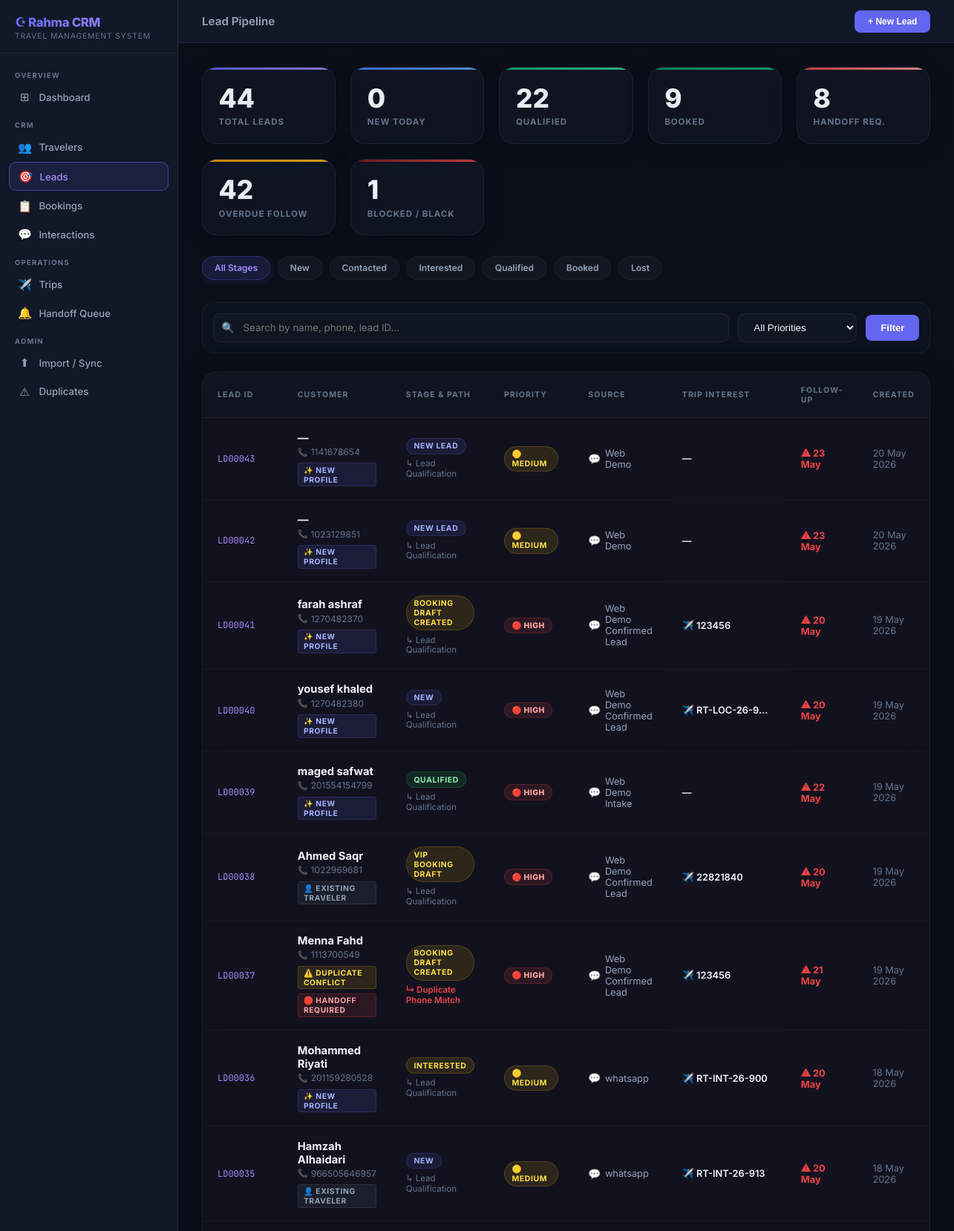
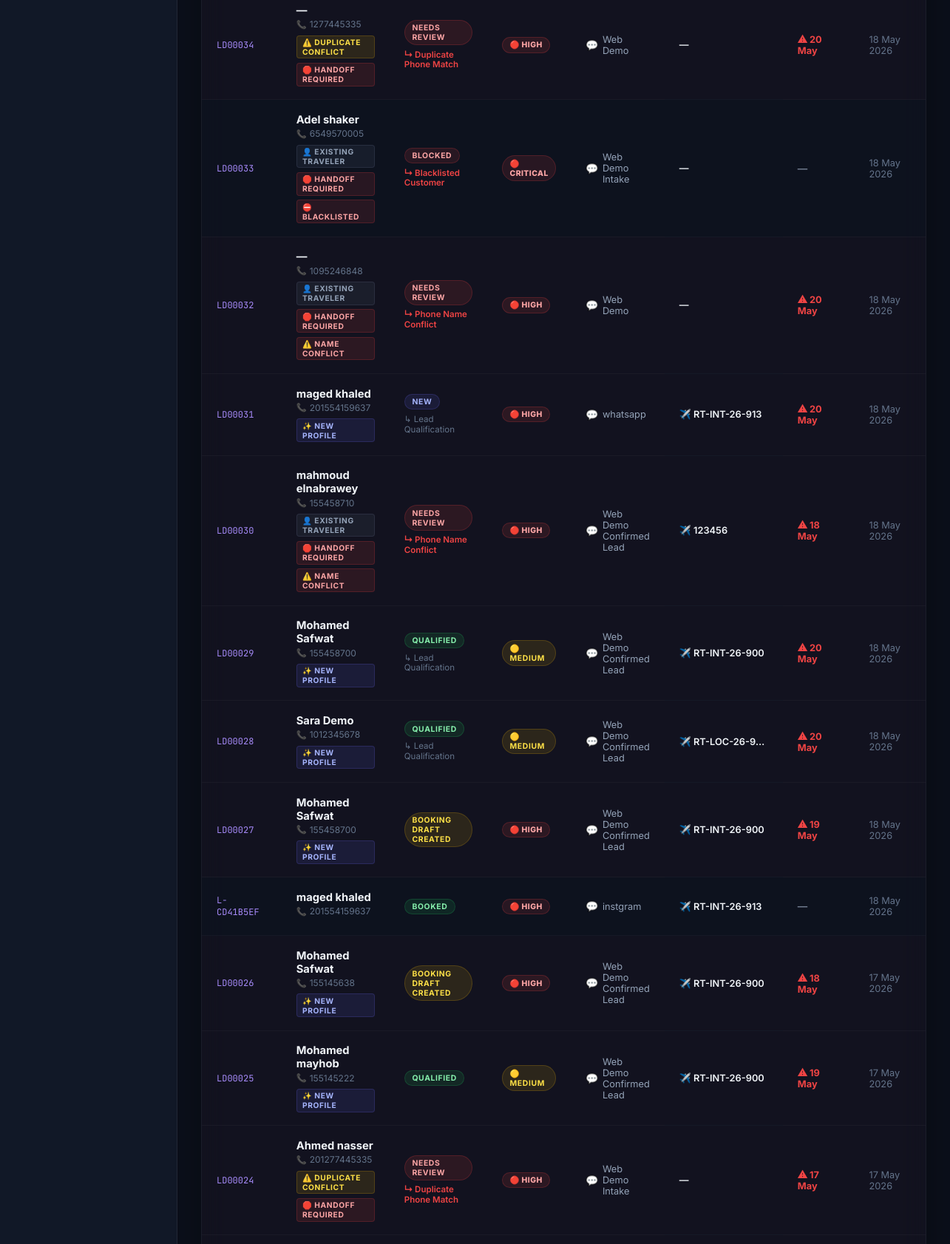
Screenshot of /leads/ (upper part) with the database file from the repository (2 pictures, top to bottom).
### app/models/lead.py (models this page shows, shortened)
class Lead(db.Model):
    __tablename__ = 'leads'
    lead_id = db.Column(db.String(50), primary_key=True)
    created_at = db.Column(db.DateTime, default=datetime.utcnow)
    updated_at = db.Column(db.DateTime, default=datetime.utcnow, onupdate=datetime.utcnow)
    customer_name = db.Column(db.String(200))
    raw_phone = db.Column(db.String(50))
    integrated_whatsapp = db.Column(db.String(50))
    phone_lookup_key = db.Column(db.String(50))
    traveler_id = db.Column(db.String(20), db.ForeignKey('travelers.traveler_id'))
    traveler_status = db.Column(db.String(50))
    customer_tier = db.Column(db.String(50))
    match_status = db.Column(db.String(50))
    lead_stage = db.Column(db.String(100))
    lead_source = db.Column(db.String(100))
    channel = db.Column(db.String(50))
    preferred_trip_type = db.Column(db.String(50))
    interested_trip_ids = db.Column(db.Text)
    suggested_trip_ids = db.Column(db.Text)
    priority = db.Column(db.String(50))
    follow_up_status = db.Column(db.String(100))
    follow_up_due_date = db.Column(db.Date)
    last_interaction_id = db.Column(db.String(50))
    interaction_count = db.Column(db.Integer, default=0)
    handoff_required = db.Column(db.Boolean, default=False)
    handoff_reason = db.Column(db.Text)
    notes = db.Column(db.Text)
    flow_key = db.Column(db.String(100))
    current_step = db.Column(db.String(100))
    language = db.Column(db.String(20))
    trigger_keyword = db.Column(db.String(100))
    waitlist_id = db.Column(db.String(50))
    handoff_id = db.Column(db.String(50))
    booking_id = db.Column(db.String(50))
    source_sheet = db.Column(db.String(100))
    source_row = db.Column(db.Integer)

### app/routes/leads.py (the view)
@leads_bp.route('/')
def index():
    q = request.args.get('q', '')
    stage = request.args.get('stage', '')
    priority = request.args.get('priority', '')
    page = request.args.get('page', 1, type=int)
    per_page = 25
    query = Lead.query
    if q:
        query = query.filter(or_(
            Lead.customer_name.ilike(f'%{q}%'),
            Lead.raw_phone.ilike(f'%{q}%'),
            Lead.lead_id.ilike(f'%{q}%'),
        ))
    if stage and stage in PIPELINE_GROUPS:
        query = query.filter(Lead.lead_stage.in_(PIPELINE_GROUPS[stage]))
    if priority:
        query = query.filter(Lead.priority == priority)
    pagination = query.order_by(Lead.created_at.desc()).paginate(
        page=page, per_page=per_page, error_out=False)
    leads = pagination.items
    today = date.today()
    total_count = Lead.query.count()
    new_today_count = Lead.query.filter(db.func.date(Lead.created_at) == today).count()
    qualified_count = Lead.query.filter(Lead.lead_stage.in_(PIPELINE_GROUPS['Qualified'])).count()
    handoff_required_count = Lead.query.filter(Lead.handoff_required == True).count()
    overdue_follow_up_count = Lead.query.filter(Lead.follow_up_due_date < today).count()
    booked_count = Lead.query.filter(Lead.lead_stage.in_(PIPELINE_GROUPS['Booked'])).count()
    blocked_count = Lead.query.filter(Lead.lead_stage == 'Blocked').count()
    analytics = {
        "total": total_count,
        "new_today": new_today_count,
        "qualified": qualified_count,
        "handoff_required": handoff_required_count,
        "overdue": overdue_follow_up_count,
        "booked": booked_count,
        "blocked": blocked_count
    }
    return render_template('leads/index.html',
                           leads=leads,
                           pagination=pagination,
                           analytics=analytics,
                           q=q,
                           current_stage=stage,
                           current_priority=priority,
                           stages=PIPELINE_STAGES,
                           today=today)

### app/templates/leads/index.html (shortened to what this page needs)
{% extends "base.html" %}
{% block topbar_title %}Lead Pipeline{% endblock %}
{% block topbar_actions %}
<button onclick="openModal('createLead')" class="btn btn-primary btn-sm" style="padding: 0.5rem 1.1rem; border-radius: 0.5rem; font-weight: 700;">+ New Lead</button>
{% endblock %}
{% block content %}
<div class="kpi-grid">
    <div class="stat-card total-leads">
        <div class="stat-value">{{ analytics.total }}</div>
        <div class="stat-label">Total Leads</div>
    </div>
    <div class="stat-card new-today">
        <div class="stat-value">{{ analytics.new_today }}</div>
        <div class="stat-label">New Today</div>
    </div>
    <div class="stat-card qualified-leads">
        <div class="stat-value">{{ analytics.qualified }}</div>
        <div class="stat-label">Qualified</div>
    </div>
    <div class="stat-card booked-leads">
        <div class="stat-value">{{ analytics.booked }}</div>
        <div class="stat-label">Booked</div>
    </div>
    <div class="stat-card handoff-req">
        <div class="stat-value">{{ analytics.handoff_required }}</div>
        <div class="stat-label">Handoff Req.</div>
    </div>
    <div class="stat-card overdue-leads">
        <div class="stat-value">{{ analytics.overdue }}</div>
        <div class="stat-label">Overdue Follow</div>
    </div>
    <div class="stat-card blocked-leads">
        <div class="stat-value">{{ analytics.blocked }}</div>
        <div class="stat-label">Blocked / Black</div>
    </div>
</div>
<div class="stage-filters-container">
    {% set stage_colors = {'New':'active-New','Contacted':'active-Contacted','Interested':'active-Interested','Qualified':'active-Qualified','Booked':'active-Booked','Lost':'active-Lost'} %}
    <a href="{{ url_for('leads.index') }}" class="stage-filter-link {% if not current_stage %}active-all{% endif %}">
        All Stages
    </a>
    {% for s in stages %}
    <a href="{{ url_for('leads.index', stage=s) }}"
       class="stage-filter-link {% if current_stage == s %}{{ stage_colors.get(s, 'active-all') }}{% endif %}">
        {{ s }}
    </a>
    {% endfor %}
</div>
<form method="GET" action="{{ url_for('leads.index') }}" class="search-bar">
    <div class="search-input-wrap">
        <span class="search-icon">🔍</span>
        <input class="form-input" type="text" name="q" value="{{ q }}" placeholder="Search by name, phone, lead ID…">
    </div>
    <select class="form-select-enhanced" name="priority" style="width:160px">
        <option value="">All Priorities</option>
    </select>
    <button type="submit" class="btn btn-primary" style="padding: 0.6rem 1.25rem;">Filter</button>
</form>
{% if leads %}
<div class="leads-card-container">
    <table class="data-table">
        <thead>
            <tr>
                <th style="width:110px">Lead ID</th>
                <th>Customer</th>
                <th>Stage & Path</th>
                <th>Priority</th>
                <th>Source</th>
                <th>Trip Interest</th>
                <th>Follow-Up</th>
                <th>Created</th>
            </tr>
        </thead>
        <tbody>
        {% for lead in leads %}
        {% set overdue = lead.follow_up_due_date and lead.follow_up_due_date < today %}
        <tr onclick="window.location='{{ url_for('leads.detail', lead_id=lead.lead_id) }}'"
            style="{% if overdue %}background:rgba(239,68,68,0.02) !important;{% endif %}">
            <td class="mono">{{ lead.lead_id }}</td>
            <td>
                <div style="font-weight:700;color:var(--text-main);font-size:0.92rem">{{ lead.customer_name or '—' }}</div>
                {% if lead.raw_phone %}
                <div style="font-size:0.75rem;color:var(--text-muted);display:flex;align-items:center;gap:0.25rem;margin-top:0.15rem">
                    <span style="font-size:0.7rem">📞</span> {{ lead.raw_phone }}
                </div>
                {% endif %}
                <div style="margin-top:0.45rem;display:flex;gap:0.35rem;flex-wrap:wrap">
                    {% if lead.match_status == 'single_match' %}
                        <span class="badge badge-gray" style="font-size:0.64rem;padding:0.15rem 0.45rem;border-radius:4px">👤 Existing Traveler</span>
                    {% elif lead.match_status == 'not_found' %}
                        <span class="badge badge-blue" style="font-size:0.64rem;padding:0.15rem 0.45rem;border-radius:4px">✨ New Profile</span>
                    {% elif lead.match_status == 'multiple_matches' %}
                        <span class="badge badge-yellow" style="font-size:0.64rem;padding:0.15rem 0.45rem;border-radius:4px">⚠️ Duplicate Conflict</span>
                    {% endif %}
                    {% if lead.handoff_required %}
                        <span class="badge badge-red" style="font-size:0.64rem;padding:0.15rem 0.45rem;border-radius:4px">🛑 Handoff Required</span>
                        {% if lead.handoff_reason == 'blacklisted_customer' %}
                            <span class="badge badge-red" style="font-size:0.64rem;padding:0.15rem 0.45rem;border-radius:4px">⛔ Blacklisted</span>
                        {% elif lead.handoff_reason == 'phone_name_conflict' %}
                            <span class="badge badge-red" style="font-size:0.64rem;padding:0.15rem 0.45rem;border-radius:4px">⚠️ Name Conflict</span>
                        {% endif %}
                    {% endif %}
                </div>
            </td>
            <td>
                <div>
                {% if lead.lead_stage == 'Qualified' or lead.lead_stage == 'Booked' %}
                    <span class="badge badge-green">{{ lead.lead_stage }}</span>
                {% elif lead.lead_stage == 'Lost' or lead.lead_stage == 'Blocked' or lead.lead_stage == 'Needs Review' %}
                    <span class="badge badge-red">{{ lead.lead_stage }}</span>
                {% elif lead.lead_stage == 'New' or lead.lead_stage == 'New Lead' %}
                    <span class="badge badge-blue">{{ lead.lead_stage }}</span>
                {% else %}
                    <span class="badge badge-yellow">{{ lead.lead_stage }}</span>
                {% endif %}
                </div>
                {% if lead.handoff_reason %}
                <div style="font-size:0.72rem;color:var(--red);margin-top:0.4rem;line-height:1.2;font-weight:600" title="{{ lead.handoff_reason }}">
                    ↳ {{ lead.handoff_reason | replace('_', ' ') | title }}
                </div>
                {% elif lead.current_step %}
                <div style="font-size:0.72rem;color:var(--text-muted);margin-top:0.4rem;line-height:1.2">
                    ↳ {{ lead.current_step | replace('_', ' ') | title }}
                </div>
                {% endif %}
            </td>
            <td>
                {% if lead.priority == 'High' or lead.priority == 'Critical' %}
                    <span class="badge badge-red" style="font-weight:800;letter-spacing:0.04em">🔴 {{ lead.priority }}</span>
                {% elif lead.priority == 'Medium' %}
                    <span class="badge badge-yellow" style="font-weight:700">🟡 Medium</span>
                {% else %}
                    <span class="badge badge-gray" style="font-weight:500">🟢 Low</span>
                {% endif %}
            </td>
            <td style="font-size:0.8rem;color:var(--text-dim)">
                <div style="display:flex;align-items:center;gap:0.35rem">
                    <span style="font-size:0.85rem">💬</span> {{ lead.lead_source or lead.channel or '—' }}
                </div>
            </td>
            <td style="font-size:0.8rem;max-width:160px;overflow:hidden;text-overflow:ellipsis;white-space:nowrap;font-weight:600;color:var(--text-main)">
                {% if lead.interested_trip_ids %}
                    ✈️ {{ lead.interested_trip_ids }}
                {% else %}
                    —
                {% endif %}
            </td>
            <td>
                {% if lead.follow_up_due_date %}
                    <span style="font-size:0.8rem;font-weight:700;display:inline-flex;align-items:center;gap:0.25rem;color:{% if overdue %}var(--red){% else %}var(--text-dim){% endif %}">
                        {% if overdue %}⚠ {% endif %}{{ lead.follow_up_due_date.strftime('%d %b') }}
                    </span>
                {% else %}—{% endif %}
            </td>
            <td style="font-size:0.8rem;color:var(--text-muted)">{{ lead.created_at.strftime('%d %b %Y') if lead.created_at else '—' }}</td>
        </tr>
        {% endfor %}
        </tbody>
    </table>
</div>
{% endif %}
{% endblock %}

### app/templates/base.html (style rules this page uses)
*, *::before, *::after { box-sizing: border-box; margin: 0; padding: 0; }
:root { --bg-base: #0b0f1a; --bg-surface: #111827; --bg-card: #1a2234; --bg-hover: #1e2a40; --border: rgba(255,255,255,0.07); --border-act: rgba(99,102,241,0.5); --accent: #6366f1; --accent-2: #a78bfa; --text-main: #f1f5f9; --text-muted: #64748b; --text-dim: #94a3b8; --green: #22c55e; --yellow: #eab308; --red: #ef4444; --sidebar-w: 240px; }
html, body { height: 100%; font-family: 'Inter', sans-serif; background: var(--bg-base); color: var(--text-main); }
.btn { display: inline-flex; align-items: center; gap: 0.4rem; padding: 0.5rem 1rem; border-radius: 0.5rem; font-size: 0.82rem; font-weight: 600; border: none; cursor: pointer; text-decoration: none; transition: all 0.15s ease; }
.btn-primary { background: var(--accent); color: #fff; }
.btn-sm { padding: 0.3rem 0.65rem; font-size: 0.75rem; }
.badge { display: inline-flex; align-items: center; padding: 0.2rem 0.6rem; border-radius: 999px; font-size: 0.65rem; font-weight: 700; text-transform: uppercase; letter-spacing: 0.06em; }
.badge-green { background: rgba(34,197,94,0.12); color: #86efac; border: 1px solid rgba(34,197,94,0.2); }
.badge-yellow { background: rgba(234,179,8,0.12); color: #fde047; border: 1px solid rgba(234,179,8,0.2); }
.badge-red { background: rgba(239,68,68,0.12); color: #fca5a5; border: 1px solid rgba(239,68,68,0.2); }
.badge-blue { background: rgba(99,102,241,0.12); color: #a5b4fc; border: 1px solid rgba(99,102,241,0.2); }
.badge-gray { background: rgba(100,116,139,0.12);color: #94a3b8; border: 1px solid rgba(100,116,139,0.2); }
.data-table { width: 100%; border-collapse: collapse; font-size: 0.82rem; }
.data-table thead th { text-align: left; padding: 0.65rem 1rem; color: var(--text-muted); font-size: 0.65rem; font-weight: 700; text-transform: uppercase; letter-spacing: 0.08em; border-bottom: 1px solid var(--border); background: rgba(255,255,255,0.02); }
.data-table tbody tr { border-bottom: 1px solid var(--border); transition: background 0.1s; cursor: pointer; }
.data-table tbody td { padding: 0.8rem 1rem; color: var(--text-dim); vertical-align: middle; }
.data-table tbody td.mono { font-family: 'JetBrains Mono', monospace; font-size: 0.75rem; color: var(--accent-2); }
.form-input, .form-select, .form-textarea { width: 100%; background: var(--bg-base); border: 1px solid var(--border); border-radius: 0.5rem; padding: 0.6rem 0.85rem; color: var(--text-main); font-size: 0.83rem; font-family: 'Inter', sans-serif; outline: none; transition: border-color 0.15s; }
.search-bar { display: flex; gap: 0.75rem; align-items: center; margin-bottom: 1.25rem; flex-wrap: wrap; }
.search-input-wrap { position: relative; flex: 1; min-width: 200px; }
.search-input-wrap input { padding-left: 2.25rem; }
.search-icon { position: absolute; left: 0.75rem; top: 50%; transform: translateY(-50%); color: var(--text-muted); font-size: 0.85rem; pointer-events: none; }
.kpi-grid { display: grid; grid-template-columns: repeat(auto-fit, minmax(170px, 1fr)); gap: 1rem; margin-bottom: 1.5rem; }

### rows the page displays
Lead: lead_id "LD00043", customer_name "—", raw_phone "1141678654", match_status "✨ NEW PROFILE", lead_stage "NEW LEAD", current_step "Lead Qualification", priority "🟡 MEDIUM", lead_source "Web Demo", follow_up_due_date "23 May", created_at "20 May 2026"
Lead: lead_id "LD00042", customer_name "—", raw_phone "1023129851", match_status "✨ NEW PROFILE", lead_stage "NEW LEAD", current_step "Lead Qualification", priority "🟡 MEDIUM", lead_source "Web Demo", follow_up_due_date "23 May", created_at "20 May 2026"
Lead: lead_id "LD00041", customer_name "farah ashraf", raw_phone "1270482370", match_status "✨ NEW PROFILE", lead_stage "BOOKING DRAFT CREATED", current_step "Lead Qualification", priority "HIGH", lead_source "Web Demo Confirmed Lead", interested_trip_ids "123456", follow_up_due_date "20 May", created_at "19 May 2026"
Lead: lead_id "LD00040", customer_name "yousef khaled", raw_phone "1270482380", match_status "✨ NEW PROFILE", lead_stage "NEW", current_step "Lead Qualification", priority "HIGH", lead_source "Web Demo Confirmed Lead", interested_trip_ids "RT-LOC-26-900", follow_up_due_date "20 May", created_at "19 May 2026"
Lead: lead_id "LD00039", customer_name "maged safwat", raw_phone "201554154799", match_status "✨ NEW PROFILE", lead_stage "QUALIFIED", current_step "Lead Qualification", priority "HIGH", lead_source "Web Demo Intake", follow_up_due_date "22 May", created_at "19 May 2026"
Lead: lead_id "LD00038", customer_name "Ahmed Saqr", raw_phone "1022969681", match_status "👤 EXISTING TRAVELER", lead_stage "VIP BOOKING DRAFT", current_step "Lead Qualification", priority "HIGH", lead_source "Web Demo Confirmed Lead", interested_trip_ids "22821840", follow_up_due_date "20 May", created_at "19 May 2026"
Lead: lead_id "LD00037", customer_name "Menna Fahd", raw_phone "1113700549", match_status "⚠️ DUPLICATE CONFLICT", handoff_required "🛑 HANDOFF REQUIRED", lead_stage "BOOKING DRAFT CREATED", handoff_reason "Duplicate Phone Match", priority "HIGH", lead_source "Web Demo Confirmed Lead", interested_trip_ids "123456", follow_up_due_date "21 May", created_at "19 May 2026"
Lead: lead_id "LD00036", customer_name "Mohammed Riyati", raw_phone "201159280528", match_status "✨ NEW PROFILE", lead_stage "INTERESTED", current_step "Lead Qualification", priority "🟡 MEDIUM", lead_source "whatsapp", interested_trip_ids "RT-INT-26-900", follow_up_due_date "20 May", created_at "18 May 2026"
Lead: lead_id "LD00035", customer_name "Hamzah Alhaidari", raw_phone "966505646957", match_status "👤 EXISTING TRAVELER", lead_stage "NEW", current_step "Lead Qualification", priority "🟡 MEDIUM", lead_source "whatsapp", interested_trip_ids "RT-INT-26-913", follow_up_due_date "20 May", created_at "18 May 2026"
Lead: lead_id "LD00034", customer_name "—", raw_phone "1277445335", match_status "⚠️ DUPLICATE CONFLICT", handoff_required "🛑 HANDOFF REQUIRED", lead_stage "NEEDS REVIEW", handoff_reason "Duplicate Phone Match", priority "HIGH", lead_source "Web Demo", follow_up_due_date "20 May", created_at "18 May 2026"
Lead: lead_id "LD00033", customer_name "Adel shaker", raw_phone "6549570005", match_status "👤 EXISTING TRAVELER", handoff_required "🛑 HANDOFF REQUIRED", lead_stage "BLOCKED", handoff_reason "Blacklisted Customer", priority "CRITICAL", lead_source "Web Demo Intake", created_at "18 May 2026"
Lead: lead_id "LD00032", customer_name "—", raw_phone "1095246848", match_status "👤 EXISTING TRAVELER", handoff_required "🛑 HANDOFF REQUIRED", lead_stage "NEEDS REVIEW", handoff_reason "Phone Name Conflict", priority "HIGH", lead_source "Web Demo", follow_up_due_date "20 May", created_at "18 May 2026"
Lead: lead_id "LD00031", customer_name "maged khaled", raw_phone "201554159637", match_status "✨ NEW PROFILE", lead_stage "NEW", current_step "Lead Qualification", priority "HIGH", lead_source "whatsapp", interested_trip_ids "RT-INT-26-913", follow_up_due_date "20 May", created_at "18 May 2026"
Lead: lead_id "LD00030", customer_name "mahmoud elnabrawey", raw_phone "155458710", match_status "👤 EXISTING TRAVELER", handoff_required "🛑 HANDOFF REQUIRED", lead_stage "NEEDS REVIEW", handoff_reason "Phone Name Conflict", priority "HIGH", lead_source "Web Demo Confirmed Lead", interested_trip_ids "123456", follow_up_due_date "18 May", created_at "18 May 2026"
Lead: lead_id "LD00029", customer_name "Mohamed Safwat", raw_phone "155458700", match_status "✨ NEW PROFILE", lead_stage "QUALIFIED", current_step "Lead Qualification", priority "🟡 MEDIUM", lead_source "Web Demo Confirmed Lead", interested_trip_ids "RT-INT-26-900", follow_up_due_date "20 May", created_at "18 May 2026"
Lead: lead_id "LD00028", customer_name "Sara Demo", raw_phone "1012345678", match_status "✨ NEW PROFILE", lead_stage "QUALIFIED", current_step "Lead Qualification", priority "🟡 MEDIUM", lead_source "Web Demo Confirmed Lead", interested_trip_ids "RT-LOC-26-900", follow_up_due_date "20 May", created_at "18 May 2026"
Lead: lead_id "LD00027", customer_name "Mohamed Safwat", raw_phone "155458700", match_status "✨ NEW PROFILE", lead_stage "BOOKING DRAFT CREATED", priority "HIGH", lead_source "Web Demo Confirmed Lead", interested_trip_ids "RT-INT-26-900", follow_up_due_date "19 May", created_at "18 May 2026"
Lead: lead_id "L-CD41B5EF", customer_name "maged khaled", raw_phone "201554159637", lead_stage "BOOKED", priority "HIGH", lead_source "instgram", interested_trip_ids "RT-INT-26-913", created_at "18 May 2026"
Lead: lead_id "LD00026", customer_name "Mohamed Safwat", raw_phone "155145638", match_status "✨ NEW PROFILE", lead_stage "BOOKING DRAFT CREATED", priority "HIGH", lead_source "Web Demo Confirmed Lead", interested_trip_ids "RT-INT-26-900", follow_up_due_date "18 May", created_at "17 May 2026"
Lead: lead_id "LD00025", customer_name "Mohamed mayhob", raw_phone "155145222", match_status "✨ NEW PROFILE", lead_stage "QUALIFIED", priority "🟡 MEDIUM", lead_source "Web Demo Confirmed Lead", interested_trip_ids "RT-INT-26-900", follow_up_due_date "19 May", created_at "17 May 2026"
Lead: lead_id "LD00024", customer_name "Ahmed nasser", raw_phone "201277445335", match_status "⚠️ DUPLICATE CONFLICT", handoff_required "🛑 HANDOFF REQUIRED", lead_stage "NEEDS REVIEW", handoff_reason "Duplicate Phone Match", priority "HIGH", lead_source "Web Demo Intake", follow_up_due_date "17 May", created_at "17 May 2026"

### other values shown
{{ analytics.total }} "44"
{{ analytics.new_today }} "0"
{{ analytics.qualified }} "22"
{{ analytics.booked }} "9"
{{ analytics.handoff_required }} "8"
{{ analytics.overdue }} "42"
{{ analytics.blocked }} "1"
{{ s }} "New" "Contacted" "Interested" "Qualified" "Booked" "Lost"
